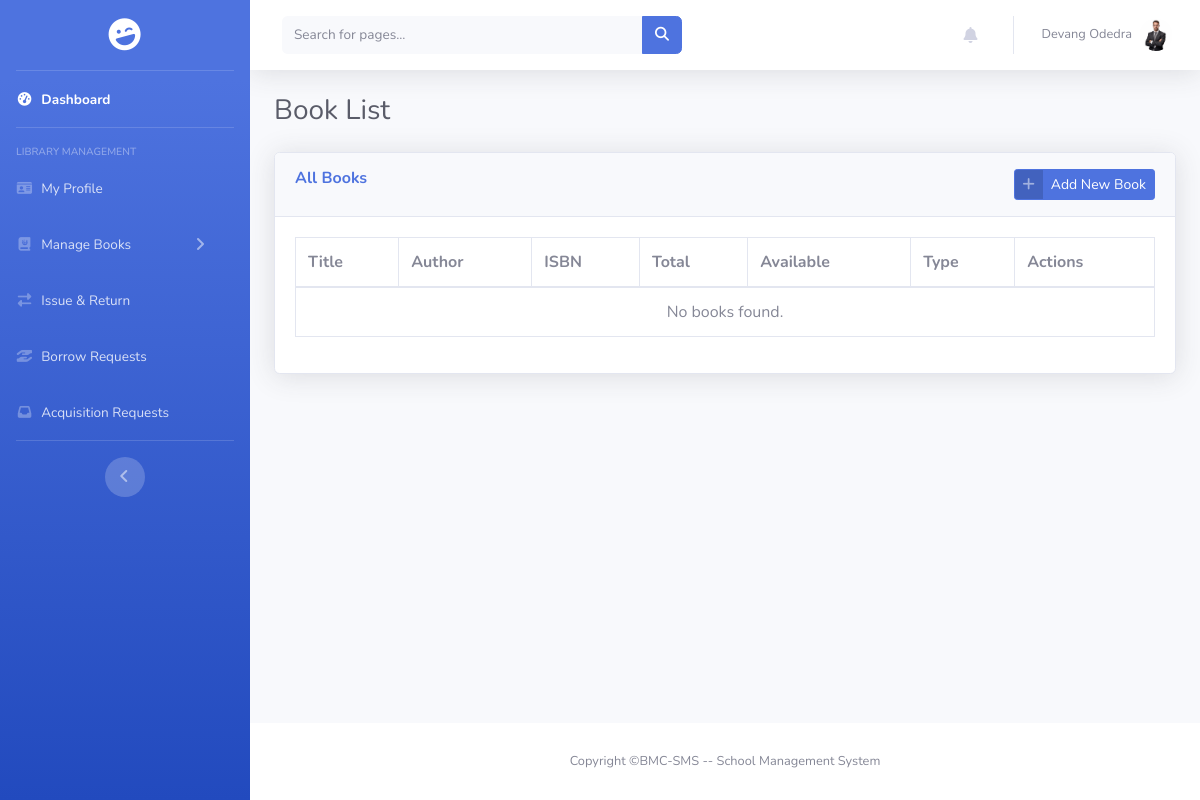
Page /pages/librarian/book_list.php (signed in) on the earlier database version.
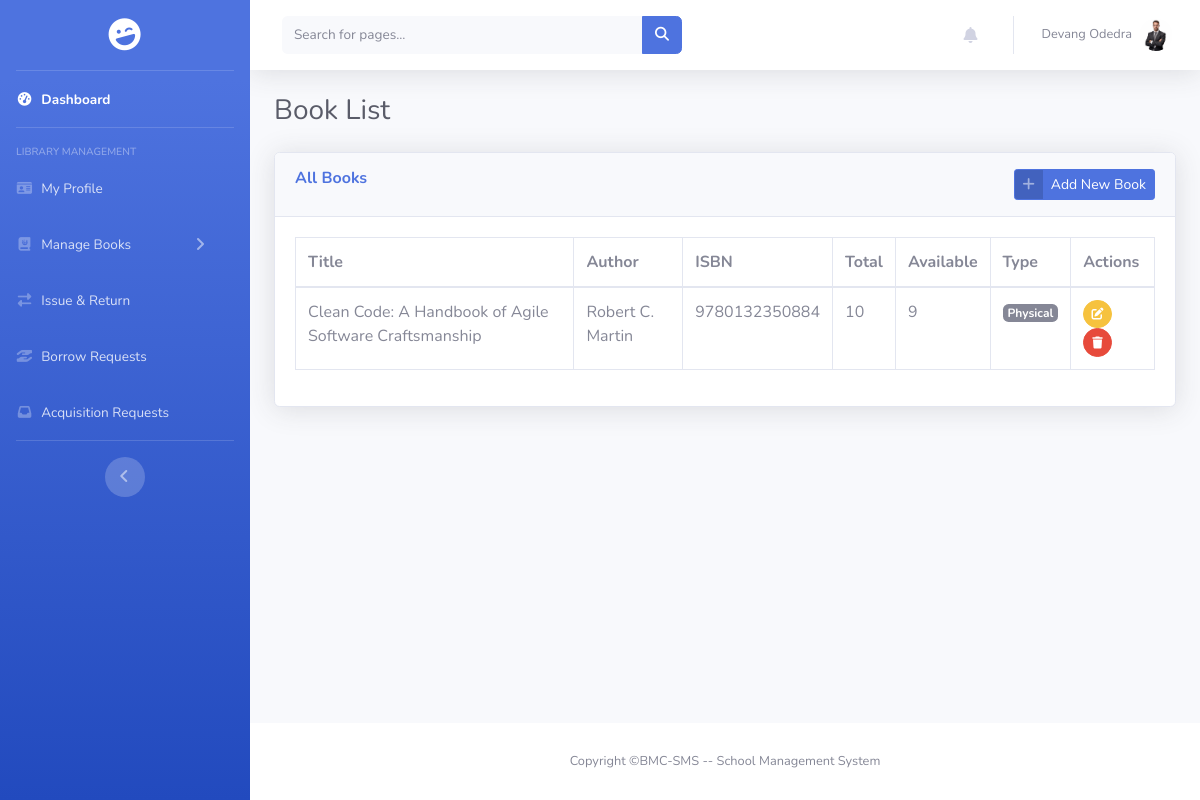
Same page on the later database version.
### tables this page shows
CREATE TABLE `books` (
  `book_id` int(11) NOT NULL,
  `school_id` int(11) NOT NULL,
  `title` varchar(255) NOT NULL,
  `author` varchar(255) NOT NULL,
  `isbn` varchar(20) DEFAULT NULL,
  `publisher` varchar(255) DEFAULT NULL,
  `quantity_total` int(11) NOT NULL DEFAULT 0,
  `quantity_available` int(11) NOT NULL DEFAULT 0,
  `created_at` timestamp NOT NULL DEFAULT current_timestamp(),
  `file_path` varchar(255) DEFAULT NULL,
  `is_digital` tinyint(1) NOT NULL DEFAULT 0
);

### encryption.php (called while the page is built, shortened)
<?php
function decrypt_id($encrypted)
{
    return openssl_decrypt($encrypted, ENCRYPTION_METHOD, ENCRYPTION_KEY, 0, ENCRYPTION_IV);
}

### pages/librarian/book_list.php (the view, shortened to what the changed rows need)
<?php
include_once '../../includes/connect.php';
include_once '../../encryption.php';
$user_id = null;
$school_id = null;
if (isset($_COOKIE['encrypted_user_id'])) {
    $user_id = decrypt_id($_COOKIE['encrypted_user_id']);
}
if ($user_id) {
    $stmt = $conn->prepare("SELECT school_id FROM librarian WHERE id = ?");
    if ($stmt) {
        $stmt->bind_param("i", $user_id);
        $stmt->execute();
        $result = $stmt->get_result();
        if ($librarian_data = $result->fetch_assoc()) {
            $school_id = $librarian_data['school_id'];
        }
    }
}
$books = [];
$stmt_books = $conn->prepare("SELECT * FROM books WHERE school_id = ? ORDER BY title");
if ($stmt_books) {
    $stmt_books->bind_param("i", $school_id);
    $stmt_books->execute();
    $result_books = $stmt_books->get_result();
    $books = $result_books->fetch_all(MYSQLI_ASSOC);
}
?>
<!DOCTYPE html>
<html lang="en">
<head>
    <link href="../../assets/vendor/fontawesome-free/css/all.min.css" rel="stylesheet" type="text/css">
    <link href="../../assets/css/sb-admin-2.min.css" rel="stylesheet">
    <link rel="stylesheet" href="https://cdnjs.cloudflare.com/ajax/libs/font-awesome/6.5.2/css/all.min.css" />
    <link rel="stylesheet" href="../../assets/css/sidebar.css">
    <link rel="stylesheet" href="../../assets/css/scrollbar_hidden.css">
</head>
<body id="page-top">
    <div id="wrapper">
        <div id="content-wrapper" class="d-flex flex-column">
            <div id="content">
                <div class="container-fluid">
                    <h1 class="h3 mb-4 text-gray-800">Book List</h1>
                    <div class="card shadow mb-4">
                        <div class="card-body">
                            <div class="table-responsive">
                                <table class="table table-bordered" id="dataTable" width="100%" cellspacing="0">
                                    <thead>
                                        <tr>
                                            <th>Title</th>
                                            <th>Author</th>
                                            <th>ISBN</th>
                                            <th>Total</th>
                                            <th>Available</th>
                                            <th>Type</th>
                                            <th>Actions</th>
                                        </tr>
                                    </thead>
                                    <tbody>
                                        <?php if (!empty($books)): ?>
                                            <?php foreach ($books as $book): ?>
                                                <tr>
                                                    <td><?php echo htmlspecialchars($book['title']); ?></td>
                                                    <td><?php echo htmlspecialchars($book['author']); ?></td>
                                                    <td><?php echo htmlspecialchars($book['isbn']); ?></td>
                                                    <td><?php echo htmlspecialchars($book['quantity_total']); ?></td>
                                                    <td><?php echo htmlspecialchars($book['quantity_available']); ?></td>
                                                    <td><?php echo $book['is_digital'] ? '<span class="badge badge-info">Digital</span>' : '<span class="badge badge-secondary">Physical</span>'; ?></td>
                                                    <td>
                                                        <a href="edit_book.php?id=<?php echo $book['book_id']; ?>" class="btn btn-warning btn-circle btn-sm" title="Edit"><i class="fas fa-edit"></i></a>
                                                        <a href="delete_book.php?id=<?php echo $book['book_id']; ?>" class="btn btn-danger btn-circle btn-sm" title="Delete" onclick="return confirm('Are you sure you want to delete this book?');"><i class="fas fa-trash"></i></a>
                                                    </td>
                                                </tr>
                                            <?php endforeach; ?>
                                        <?php else: ?>
                                            <tr><td colspan="7" class="text-center">No books found.</td></tr>
                                        <?php endif; ?>
                                    </tbody>
                                </table>
                            </div>
                        </div>
                    </div>
                </div>
            </div>
        </div>
    </div>
</body>
</html>

Differences in the rows shown:
added books: title "Clean Code: A Handbook of Agile Software Craftsmanship", author "Robert C. Martin", isbn "9780132350884", quantity_total "10", quantity_available "9", is_digital "Physical"
Other differences:
text no longer shown: "No books found."
